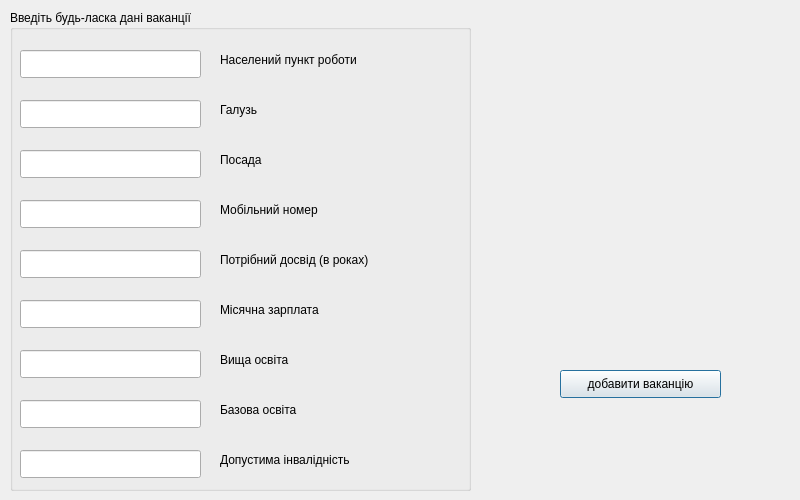
<?xml version="1.0" encoding="UTF-8"?>
<ui version="4.0">
 <class>WindowExpose</class>
 <widget class="QDialog" name="WindowExpose">
  <property name="geometry">
   <rect>
    <x>0</x>
    <y>0</y>
    <width>800</width>
    <height>500</height>
   </rect>
  </property>
  <property name="windowTitle">
   <string>Добавлення роботи</string>
  </property>
  <widget class="QPushButton" name="pushButton">
   <property name="geometry">
    <rect>
     <x>560</x>
     <y>370</y>
     <width>161</width>
     <height>28</height>
    </rect>
   </property>
   <property name="text">
    <string>добавити ваканцію</string>
   </property>
  </widget>
  <widget class="QGroupBox" name="groupBox">
   <property name="geometry">
    <rect>
     <x>10</x>
     <y>10</y>
     <width>461</width>
     <height>481</height>
    </rect>
   </property>
   <property name="title">
    <string>Введіть будь-ласка дані ваканції</string>
   </property>
   <widget class="QLineEdit" name="lineEdit_1">
    <property name="geometry">
     <rect>
      <x>10</x>
      <y>40</y>
      <width>181</width>
      <height>28</height>
     </rect>
    </property>
    <property name="font">
     <font>
      <stylestrategy>PreferDefault</stylestrategy>
     </font>
    </property>
    <property name="autoFillBackground">
     <bool>false</bool>
    </property>
    <property name="text">
     <string/>
    </property>
   </widget>
   <widget class="QLabel" name="label_1">
    <property name="geometry">
     <rect>
      <x>210</x>
      <y>40</y>
      <width>181</width>
      <height>20</height>
     </rect>
    </property>
    <property name="text">
     <string>Населений пункт роботи</string>
    </property>
   </widget>
   <widget class="QLineEdit" name="lineEdit_2">
    <property name="geometry">
     <rect>
      <x>10</x>
      <y>90</y>
      <width>181</width>
      <height>28</height>
     </rect>
    </property>
    <property name="font">
     <font>
      <stylestrategy>PreferDefault</stylestrategy>
     </font>
    </property>
    <property name="autoFillBackground">
     <bool>false</bool>
    </property>
    <property name="text">
     <string/>
    </property>
   </widget>
   <widget class="QLineEdit" name="lineEdit_3">
    <property name="geometry">
     <rect>
      <x>10</x>
      <y>140</y>
      <width>181</width>
      <height>28</height>
     </rect>
    </property>
    <property name="font">
     <font>
      <stylestrategy>PreferDefault</stylestrategy>
     </font>
    </property>
    <property name="autoFillBackground">
     <bool>false</bool>
    </property>
    <property name="text">
     <string/>
    </property>
   </widget>
   <widget class="QLineEdit" name="lineEdit_4">
    <property name="geometry">
     <rect>
      <x>10</x>
      <y>190</y>
      <width>181</width>
      <height>28</height>
     </rect>
    </property>
    <property name="font">
     <font>
      <stylestrategy>PreferDefault</stylestrategy>
     </font>
    </property>
    <property name="autoFillBackground">
     <bool>false</bool>
    </property>
    <property name="text">
     <string/>
    </property>
   </widget>
   <widget class="QLineEdit" name="lineEdit_5">
    <property name="geometry">
     <rect>
      <x>10</x>
      <y>240</y>
      <width>181</width>
      <height>28</height>
     </rect>
    </property>
    <property name="font">
     <font>
      <stylestrategy>PreferDefault</stylestrategy>
     </font>
    </property>
    <property name="autoFillBackground">
     <bool>false</bool>
    </property>
    <property name="text">
     <string/>
    </property>
   </widget>
   <widget class="QLineEdit" name="lineEdit_6">
    <property name="geometry">
     <rect>
      <x>10</x>
      <y>290</y>
      <width>181</width>
      <height>28</height>
     </rect>
    </property>
    <property name="font">
     <font>
      <stylestrategy>PreferDefault</stylestrategy>
     </font>
    </property>
    <property name="autoFillBackground">
     <bool>false</bool>
    </property>
    <property name="text">
     <string/>
    </property>
   </widget>
   <widget class="QLineEdit" name="lineEdit_7">
    <property name="geometry">
     <rect>
      <x>10</x>
      <y>340</y>
      <width>181</width>
      <height>28</height>
     </rect>
    </property>
    <property name="font">
     <font>
      <stylestrategy>PreferDefault</stylestrategy>
     </font>
    </property>
    <property name="autoFillBackground">
     <bool>false</bool>
    </property>
    <property name="text">
     <string/>
    </property>
   </widget>
   <widget class="QLineEdit" name="lineEdit_8">
    <property name="geometry">
     <rect>
      <x>10</x>
      <y>390</y>
      <width>181</width>
      <height>28</height>
     </rect>
    </property>
    <property name="font">
     <font>
      <stylestrategy>PreferDefault</stylestrategy>
     </font>
    </property>
    <property name="autoFillBackground">
     <bool>false</bool>
    </property>
    <property name="text">
     <string/>
    </property>
   </widget>
   <widget class="QLineEdit" name="lineEdit_9">
    <property name="geometry">
     <rect>
      <x>10</x>
      <y>440</y>
      <width>181</width>
      <height>28</height>
     </rect>
    </property>
    <property name="font">
     <font>
      <stylestrategy>PreferDefault</stylestrategy>
     </font>
    </property>
    <property name="autoFillBackground">
     <bool>false</bool>
    </property>
    <property name="text">
     <string/>
    </property>
   </widget>
   <widget class="QLabel" name="label_2">
    <property name="geometry">
     <rect>
      <x>210</x>
      <y>90</y>
      <width>181</width>
      <height>20</height>
     </rect>
    </property>
    <property name="text">
     <string>Галузь</string>
    </property>
   </widget>
   <widget class="QLabel" name="label_3">
    <property name="geometry">
     <rect>
      <x>210</x>
      <y>140</y>
      <width>181</width>
      <height>20</height>
     </rect>
    </property>
    <property name="text">
     <string>Посада</string>
    </property>
   </widget>
   <widget class="QLabel" name="label_4">
    <property name="geometry">
     <rect>
      <x>210</x>
      <y>190</y>
      <width>181</width>
      <height>20</height>
     </rect>
    </property>
    <property name="text">
     <string>Мобільний номер</string>
    </property>
   </widget>
   <widget class="QLabel" name="label_5">
    <property name="geometry">
     <rect>
      <x>210</x>
      <y>240</y>
      <width>191</width>
      <height>20</height>
     </rect>
    </property>
    <property name="text">
     <string>Потрібний досвід (в роках)</string>
    </property>
   </widget>
   <widget class="QLabel" name="label_6">
    <property name="geometry">
     <rect>
      <x>210</x>
      <y>290</y>
      <width>181</width>
      <height>20</height>
     </rect>
    </property>
    <property name="text">
     <string>Місячна зарплата</string>
    </property>
   </widget>
   <widget class="QLabel" name="label_7">
    <property name="geometry">
     <rect>
      <x>210</x>
      <y>340</y>
      <width>181</width>
      <height>20</height>
     </rect>
    </property>
    <property name="text">
     <string>Вища освіта</string>
    </property>
   </widget>
   <widget class="QLabel" name="label_8">
    <property name="geometry">
     <rect>
      <x>210</x>
      <y>390</y>
      <width>181</width>
      <height>20</height>
     </rect>
    </property>
    <property name="text">
     <string>Базова освіта</string>
    </property>
   </widget>
   <widget class="QLabel" name="label_9">
    <property name="geometry">
     <rect>
      <x>210</x>
      <y>440</y>
      <width>241</width>
      <height>20</height>
     </rect>
    </property>
    <property name="text">
     <string>Допустима інвалідність</string>
    </property>
   </widget>
  </widget>
  <widget class="QLabel" name="label">
   <property name="geometry">
    <rect>
     <x>510</x>
     <y>70</y>
     <width>261</width>
     <height>231</height>
    </rect>
   </property>
   <property name="text">
    <string/>
   </property>
   <property name="pixmap">
    <pixmap>../../Downloads/images (1).jpeg</pixmap>
   </property>
  </widget>
 </widget>
 <resources/>
 <connections/>
</ui>
